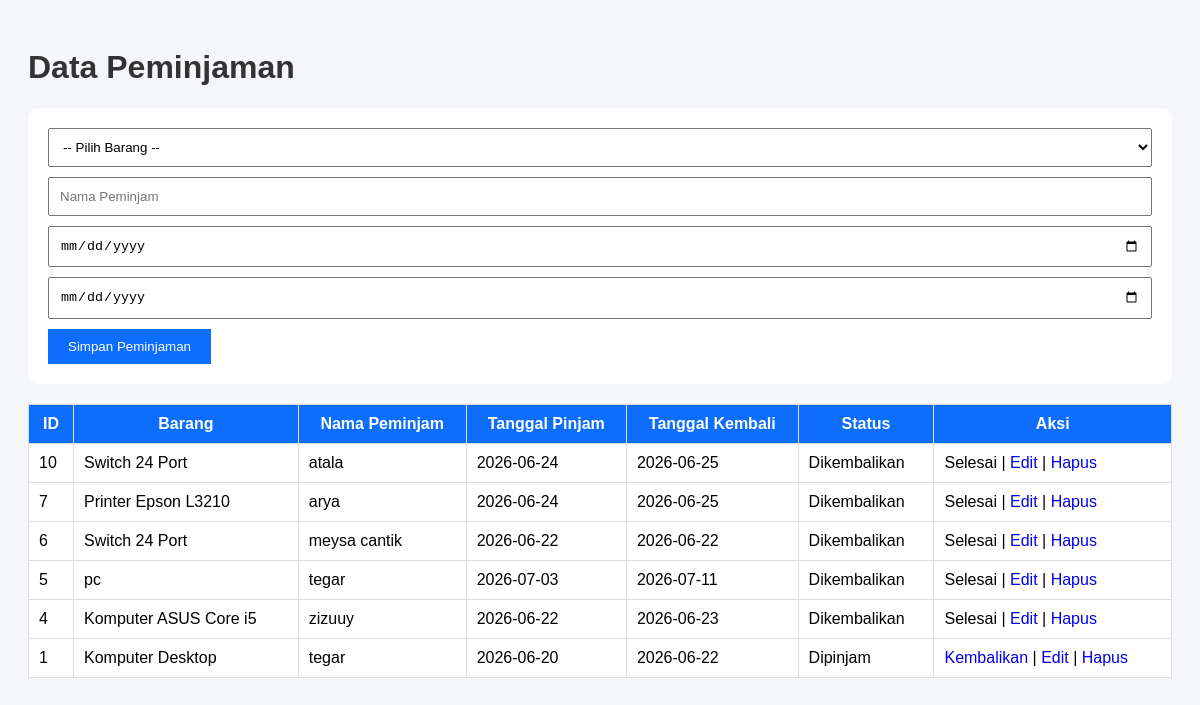
The page /inventaris_lab_project2/frontend/pages/peminjaman.php (signed in) on the database its author committed.
### tables this page shows
CREATE TABLE `peminjaman` (
  `id_peminjaman` int(11) NOT NULL,
  `id_barang` int(11) NOT NULL,
  `nama_peminjam` varchar(100) NOT NULL,
  `tanggal_pinjam` date NOT NULL,
  `tanggal_kembali` date DEFAULT NULL,
  `status` enum('Dipinjam','Dikembalikan') DEFAULT 'Dipinjam',
  `id_user` int(11) DEFAULT NULL
);

CREATE TABLE `barang` (
  `id_barang` int(11) NOT NULL,
  `kode_barang` varchar(50) NOT NULL,
  `nama_barang` varchar(100) NOT NULL,
  `id_kategori` int(11) NOT NULL,
  `id_lab` int(11) NOT NULL,
  `jumlah` int(11) NOT NULL,
  `kondisi` enum('Baik','Rusak Ringan','Rusak Berat') DEFAULT 'Baik',
  `tahun_pengadaan` year(4) DEFAULT NULL,
  `status` enum('Tersedia','Dipinjam','Maintenance') NOT NULL DEFAULT 'Tersedia'
);

### inventaris_lab_project2/frontend/pages/peminjaman.php (the view, shortened to what this page needs)
<?php
include "../../backend/config/koneksi.php";
$data = mysqli_query($conn,"
SELECT
    peminjaman.*,
    barang.nama_barang
FROM peminjaman
LEFT JOIN barang
ON peminjaman.id_barang = barang.id_barang
ORDER BY peminjaman.id_peminjaman DESC
");
?>
<!DOCTYPE html>
<html>
<head>
</head>
<body>
<h1>Data Peminjaman</h1>
<form method="POST">
<select name="id_barang" required>
<option value="">-- Pilih Barang --</option>
</select>
<input
type="text"
name="nama_peminjam"
placeholder="Nama Peminjam"
required
>
<input
type="date"
name="tanggal_pinjam"
required
>
<input
type="date"
name="tanggal_kembali"
required
>
<button type="submit" name="simpan">
Simpan Peminjaman
</button>
</form>
<table>
<tr>
    <th>ID</th>
    <th>Barang</th>
    <th>Nama Peminjam</th>
    <th>Tanggal Pinjam</th>
    <th>Tanggal Kembali</th>
    <th>Status</th>
    <th>Aksi</th>
</tr>
<?php while($row=mysqli_fetch_assoc($data)){ ?>
<tr>
    <td><?= $row['id_peminjaman']; ?></td>
    <td><?= $row['nama_barang']; ?></td>
    <td><?= $row['nama_peminjam']; ?></td>
    <td><?= $row['tanggal_pinjam']; ?></td>
    <td><?= $row['tanggal_kembali']; ?></td>
    <td><?= $row['status']; ?></td>
    <td>
    <?php if($row['status']=="Dipinjam"){ ?>
        <a
        href="kembalikan.php?id=<?= $row['id_peminjaman']; ?>"
        onclick="return confirm('Barang sudah dikembalikan?')">
        Kembalikan
        </a> |
    <?php } else { ?>
        Selesai |
    <?php } ?>
    <a href="edit_peminjaman.php?id=<?= $row['id_peminjaman']; ?>">
        Edit
    </a> |
    <a
    href="hapus_peminjaman.php?id=<?= $row['id_peminjaman']; ?>"
    onclick="return confirm('Yakin ingin menghapus data?')">
        Hapus
    </a>
    </td>
</tr>
<?php } ?>
</table>
</body>
</html>

### inventaris_lab_project2/frontend/pages/peminjaman.php (style rules this page uses)
body { font-family:Arial; background:#f4f6f9; padding:20px; }
h1 { color:#333; }
form { background:white; padding:20px; border-radius:10px; margin-bottom:20px; }
input, select { width:100%; padding:10px; margin-bottom:10px; box-sizing:border-box; }
button { background:#0d6efd; color:white; border:none; padding:10px 20px; cursor:pointer; }
table { width:100%; border-collapse:collapse; background:white; }
th,td { border:1px solid #ddd; padding:10px; }
th { background:#0d6efd; color:white; }
a { text-decoration:none; }

### rows shown on the page
peminjaman: id_peminjaman "10", id_barang.nama_barang "Switch 24 Port", nama_peminjam "atala", tanggal_pinjam "2026-06-24", tanggal_kembali "2026-06-25", status "Dikembalikan", shows "Selesai |"
peminjaman: id_peminjaman "7", id_barang.nama_barang "Printer Epson L3210", nama_peminjam "arya", tanggal_pinjam "2026-06-24", tanggal_kembali "2026-06-25", status "Dikembalikan", shows "Selesai |"
peminjaman: id_peminjaman "6", id_barang.nama_barang "Switch 24 Port", nama_peminjam "meysa cantik", tanggal_pinjam "2026-06-22", tanggal_kembali "2026-06-22", status "Dikembalikan", shows "Selesai |"
peminjaman: id_peminjaman "5", id_barang.nama_barang "pc", nama_peminjam "tegar", tanggal_pinjam "2026-07-03", tanggal_kembali "2026-07-11", status "Dikembalikan", shows "Selesai |"
peminjaman: id_peminjaman "4", id_barang.nama_barang "Komputer ASUS Core i5", nama_peminjam "zizuuy", tanggal_pinjam "2026-06-22", tanggal_kembali "2026-06-23", status "Dikembalikan", shows "Selesai |"
peminjaman: id_peminjaman "1", id_barang.nama_barang "Komputer Desktop", nama_peminjam "tegar", tanggal_pinjam "2026-06-20", tanggal_kembali "2026-06-22", status "Dipinjam"
